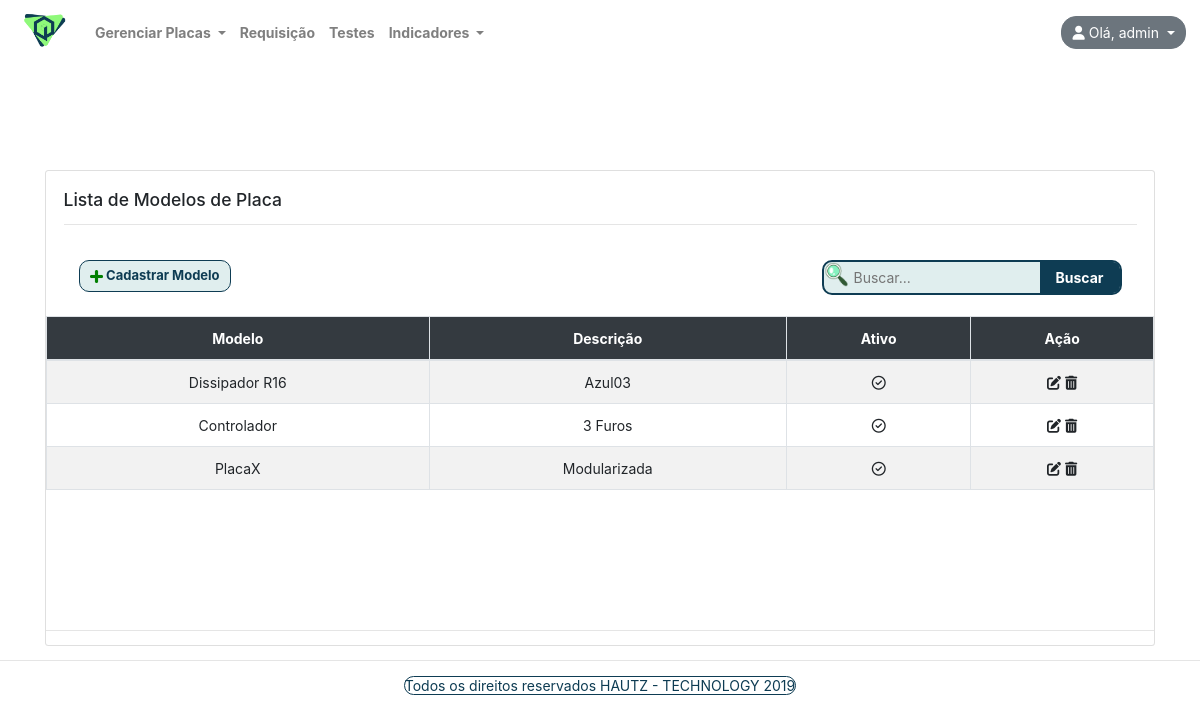
Screenshot of /placas/lista-modelo/ (signed in) with the database file from the repository.
### contas/models/usuario.py (models this page shows, shortened)
class Usuario(AbstractBaseUser):
    username = models.CharField(
        "Nome de Usuário",
        max_length=120,
        unique=True
    )
    data_expiracao = models.DateField(
        "Data Expiração",
        null=True
    )
    tipo = models.CharField(
        "Tipo de Usuário",
        max_length=1,
        choices = TIPOS
    )
    objects = UsuarioManager()
    USERNAME_FIELD =  'username'
    REQUIRED_FIELDS = []
    def __str__(self):
        return self.username
    class Meta:
        db_table = 'USUARIO'

### placas/models/modelo_placas.py (models this page shows, shortened)
class Modelo_placas(models.Model):
    Modelo = models.CharField(
        'modelo',
        max_length=120
    )
    Descricao = models.CharField(
        'Descrição',
        max_length=200
    )
    Ativo = models.BooleanField(
        'Modelo Ativo',
        default=True
    )
    class Meta:
        db_table = 'MODELO_PLACAS'
        constraints = [
            models.UniqueConstraint(fields=['Modelo', 'Descricao'], name="Constraint_modelo")
        ]

### placas/views.py (the view)
# urls.py: path('lista-modelo/', views.lista_modelo, name="lista-modelo"),
@login_required
def lista_modelo(request, id=None): # Lista Modelo
    pesquisa = request.GET.get("pesquisa", None)
    if pesquisa:
        list_modelo = Modelo_placas.objects.all()
        list_modelo = list_modelo.filter(
            Q(Modelo__icontains=pesquisa) |
            Q(Descricao__icontains=pesquisa) |
            Q(Ativo__icontains=pesquisa
              )
        )  # Icontains é como se fosse um like%% do SQL
    else:
        list_modelo = Modelo_placas.objects.all()
    context = {
        'list_modelo': list_modelo
    }
    return render(request, "placas/lista-modelo.html", context)

### indicadores/context_processors.py (called while the page is built)
def menu_indicadores(requets):
    return {
        "Menu_indicadores": Menu_indicadores.objects.all()
    }

### placas/context_processors.py (called while the page is built)
def menu_placas(requets):
    return {
        "Menu_placas": Menu_placas.objects.all()
    }

### testes/context_processors.py (called while the page is built)
def menu_testes(requets):
    return {
        "lista_testes": Menu_testes.objects.all()
    }

### placas/templates/placas/lista-modelo.html (shortened to what this page needs)
{% extends "base.html" %}
{% load static %}
{% load crispy_forms_tags %}
{% block conteudo %}
<div class="container">
  <div class="row">
    <div class="col-lg-12 col-md-12 col-sm-12 col-xs-12">
      <div class="card">
        <div class="card-body">
          <h5 class="card-title">Lista de Modelos de Placa</h5>
          <hr /></br>
          <div class="container">
            <a href="{% url 'placas:cadastrar-modelo' %}" class="btn btn-success mb-2 btn-personal">
              <img src="{% static 'placas/images/acrescer-png.png' %}" width=13> Cadastrar Modelo
            </a>
            <form class="form-inline float-lg-right">
              <div class="divBusca ">
                <img class="divBuscaimg " src="{% static 'images/lupa2.png' %}" alt="Buscar" width="25" />
                <input type="text" class="txtBusca embed-responsive" name="pesquisa" id="txtBusca"
                  placeholder="Buscar..." />
                <button type="submit" id="btnBusca" class="btnBusca embed-responsive">Buscar</button>
              </div>
            </form>
          </div>
        </div>
        {% if list_modelo|length > 0 %}
        <div style="overflow: auto; height: 300px">
          <table class="table table-striped table-bordered table-hover" role="grid"
            aria-describedby="dynamic-table_info">
            <thead class="bg-dark text-white">
              <tr class="text-center">
                <th>Modelo</th>
                <th>Descrição</th>
                <th>Ativo</th>
                <th>Ação</th>
              </tr>
            </thead>
            <tbody>
              {% for modelo in list_modelo %}
              <tr class="text-center">
                <td> {{ modelo.Modelo }}</td>
                <td>{{ modelo.Descricao }} </td>
                <td>
                  {% if modelo.Ativo == True %}
                  <i class="far fa-check-circle"></i>
                  {% else %}
                  <i class="fas fa-ban"></i>
                  {% endif %}
                </td>
                <td>
                  <a alt="Editar" href="{% url 'placas:atualiza-modelo' modelo.id %}" class="fas fa-edit"></a>
                  <a alt="Excluir" class="fas fa-trash-alt" href="{% url 'placas:excluir-modelo' modelo.id %}"></a>
                </td>
              </tr>
              {% endfor %}
            </tbody>
          </table>
        </div>
        {% else %}
        <div class="text-center mt-5 mb-5 jumbotron">
          <h5>Nenhum <code>modelo</code> cadastrado ainda </br>ou a pesquisa não retornou resultado.</h5>
        </div>
        {% endif %}
        <hr />
      </div>
    </div>
  </div>
</div>
</div>
</div>
{% endblock conteudo %}

### core/templates/base.html (shortened to what this page needs)
{% load static %}
<!DOCTYPE html>
<html lang="pt-br">
<head>
    <link rel="stylesheet" href="https://stackpath.bootstrapcdn.com/bootstrap/4.3.1/css/bootstrap.min.css"
>
    <link rel="stylesheet"href="//maxcdn.bootstrapcdn.com/font-awesome/4.3.0/css/font-awesome.min.css">
    <link rel="stylesheet" type="text/css" href="{% static 'css/personal.css' %}" />
</head>
<header>
    <body class="css-body">
        <nav class="navbar navbar-expand-sm navbar-light font-weight-bold bg-transparent">
            <a class="navbar-brand" href="{% url 'core:home' %}">
                <img src="{% static 'logo_genesisq.png' %}" width="60" />
            </a>
            {% if user.is_authenticated %}
            <div class="collapse navbar-collapse" id="navbarSupportedContent">
                <ul class="navbar-nav mr-auto">
                    <li class="nav-item dropdown ">
                        <a class="nav-link dropdown-toggle" href="#" id="navbarDropdown" role="button"
                            data-toggle="dropdown" aria-haspopup="true" aria-expanded="false">
                            Gerenciar Placas
                        </a>
                    </li>
                    <li class="nav-item">
                        <a class="nav-link" href="{% url 'requisicao:requisicao' %}">Requisição</a>
                    </li>
                    <li class="nav-item">
                        <a class="nav-link" href="{% url 'testes:lista-itens-teste' %}">Testes</a>
                    </li>
                    <li class="nav-item dropdown">
                        <a class="nav-link dropdown-toggle" href="#" id="navbarDropdown" role="button"
                            data-toggle="dropdown" aria-haspopup="true" aria-expanded="false">
                            Indicadores
                        </a>
                    </li>
                </ul>
                <div class="dropdown">
                    <button class="btn btn-secondary dropdown-toggle" type="button" id="dropdownMenuButton"
                        data-toggle="dropdown" aria-haspopup="true" aria-expanded="false" style="border-radius: 15px;">
                        <i class="fas fa-user " alt="foto do usuário"></i>
                        Olá, {{ user }}
                        </a></button>
                </div>
                {% else %}
                <a class="navbar-brand" href="{% url 'core:home' %}">GenesisQ</a>
                <ul class="navbar-nav ml-auto">
                    <a role="button" href="{% url 'core:entrar' %}" class="btn btn btn-success">Entrar</a>
                </ul>
                {% endif %}
        </nav>
</header>
<main>
    <div class="container-fluid">
        <div class="row">
            {% block conteudo %}
            {% endblock conteudo %}
</main>
</body>
<footer class="text-center">
    <hr />
    <a class="bg-text-blue"> Todos os direitos reservados HAUTZ - TECHNOLOGY 2019 </a>
</footer>
</html>

### core/static/css/personal.css (style rules this page uses)
a { color: inherit; }
footer { color: rgb(14, 60, 83); }
.bg-text-blue { background: white; border-radius: 10px; border: solid 1px rgb(14, 60, 83);v }
.btn-personal { text-align: center; float: left; position: relative; border-radius: 10px; border-color: rgb(14, 60, 83); color: rgb(14, 60, 83); background-color: #E0EEEE; font-weight: bold; justify-content: center; align-items: center; font-size: 13px }
body { background-size: cover; background-repeat: no-repeat; background-position: top; position: relative; background-attachment: fixed; overflow: auto; }
html { font-size: 14px; }
.divBusca { background-color: #E0EEEE; border: solid 2px rgb(14, 60, 83); border-radius: 10px; width: 300px; height: 35px; }
.txtBusca { float: left; background-color: transparent; padding-left: 5px; font-size: 14px; border: none; height: 32px; width: 191px; }
.btnBusca { border: none; float: left; height: 31px; border-radius: 0 7px 7px 0; width: 80px; font-weight: bold; background: rgb(14, 60, 83); color: white; }
.divBuscaimg { float: left; }

### rows the page displays
Usuario: username "admin"
Modelo_placas: Modelo "Dissipador R16", Descricao "Azul03", Ativo True (drawn)
Modelo_placas: Modelo "Controlador", Descricao "3 Furos", Ativo True (drawn)
Modelo_placas: Modelo "PlacaX", Descricao "Modularizada", Ativo True (drawn)
